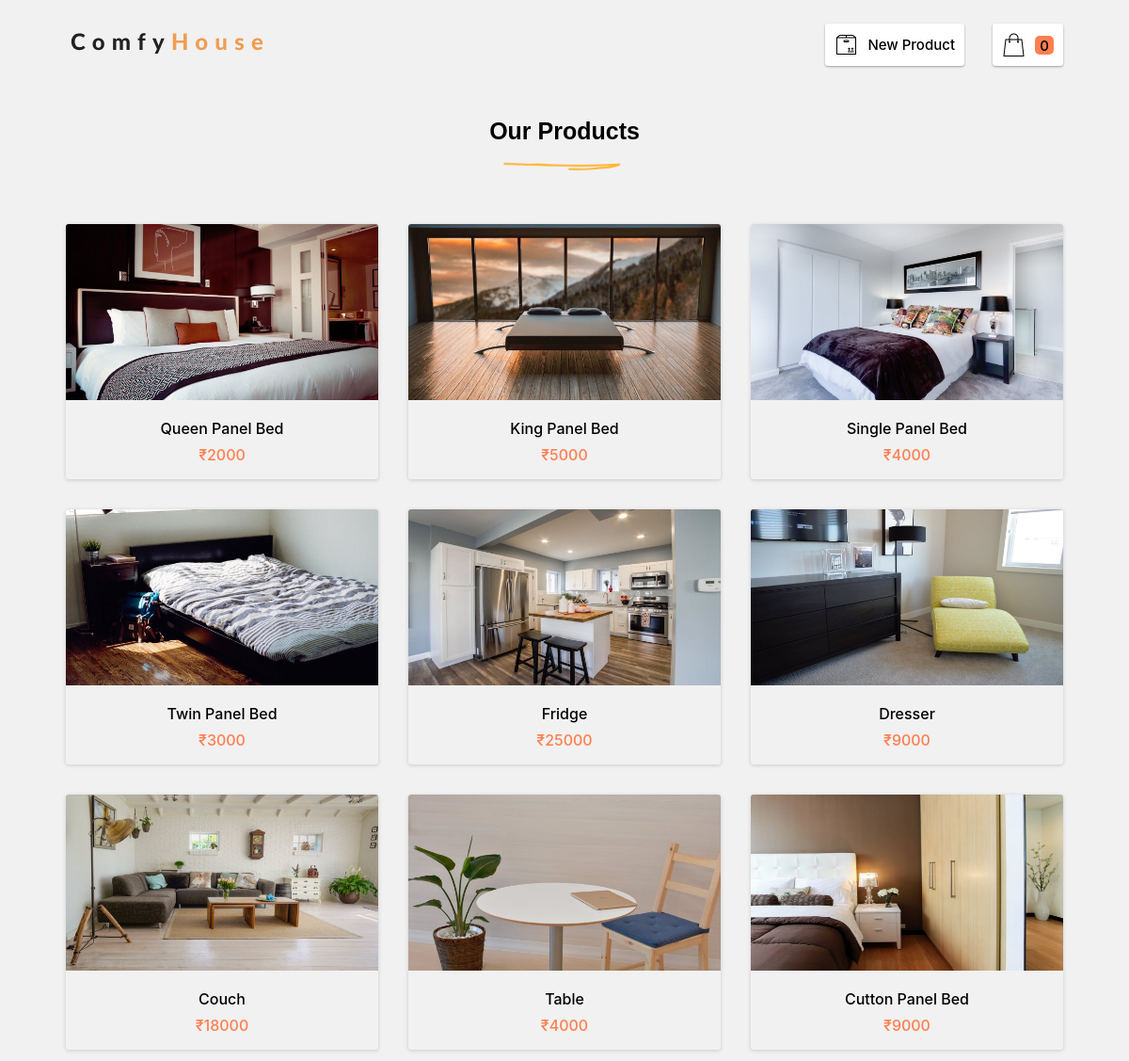
The page / on the database its author committed.
### tables this page shows
CREATE TABLE `product` (
  `ID` int(11) NOT NULL,
  `P_Code` int(255) NOT NULL,
  `P_Img` varchar(255) NOT NULL,
  `P_Name` varchar(50) NOT NULL,
  `P_Qty` int(255) NOT NULL,
  `P_Price` int(255) NOT NULL,
  `Is_Created` datetime NOT NULL DEFAULT current_timestamp()
);

### index.php (the view, shortened to what this page needs)
<?php
$conn = new Database();
$db = $conn->connect();
$sql = "SELECT * FROM cart";
$stmt = $db->prepare($sql);
$stmt->execute();
$cart__count = $stmt->rowCount();
$sql_1 = "SELECT * FROM product";
$stmt_1 = $db->query($sql_1);
$product = $stmt_1->fetchAll();
?>
<!DOCTYPE html>
<html lang="en">
<head>
    <link rel="stylesheet" href="assets/css/index.css?<?php echo time(); ?>">
    <link rel="stylesheet" href="assets/font/css/all.css">
</head>
<body>
    <div class="shopping__cart">
        <div class="logo">
            <img src="assets/img/logo.svg" alt="">
        </div>
        <div class="flex__cart">
            <a href="view/newProduct.view.php">
                <div class="add__product">
                    <img src="assets/img/product.gif" alt="">
                    <div class="tag">New Product</div>
                </div>
            </a>
            <div class="cart" onclick="toggle();">
                <img src="assets/img/cart.gif" alt="">
                <div class="cart__num"><?php echo $cart__count ?></div>
            </div>
        </div>
    </div>
    <div class="titles">
        <div class="title">Our Products</div>
        <img src="assets/img/line-1.gif" alt="" width="150px">
    </div>
    <div class="product__container">
        <div class="grid">
            <?php foreach ($product as $productItem) { ?>
                <div class="product__box">
                    <img src="assets/store/<?php echo $productItem['P_Img'] ?>" alt="" class="product__img">
                    <div class="product__name"><?php echo $productItem['P_Name']; ?></div>
                    <div class="product__price">₹<?php echo $productItem['P_Price']; ?></div>
                </div>
            <?php } ?>
        </div>
    </div>
</body>
</html>

### Assets/css/index.css (style rules this page uses)
* { margin: 0; padding: 0; box-sizing: border-box; }
body { font-family: -apple-system, BlinkMacSystemFont, 'Segoe UI', Roboto, Oxygen, Ubuntu, Cantarell, 'Open Sans', 'Helvetica Neue', sans-serif; background: #f1f1f1; }
a { text-decoration: none; }
.logo { padding: 0 20px; }
.shopping__cart { max-width: 1130px; margin: 10px auto; padding: 0 20px; display: flex; justify-content: space-between; align-items: center; z-index: 9999; transition: all 0.7s ease; }
.flex__cart { display: flex; z-index: 9999; background-color: #f1f1f1; padding: 15px; border-radius: 3px; box-shadow: none; transition: all 0.7s ease; }
.add__product, .cart { display: flex; background-color: #fff; }
.add__product, .cart { padding: 10px; border-radius: 3px; box-shadow: rgba(0, 0, 0, 0.12) 0px 1px 3px, rgba(0, 0, 0, 0.24) 0px 1px 2px; cursor: pointer; }
.add__product { margin-right: 30px; }
.tag, .cart__num { font-size: 15px; font-weight: 500; margin-left: 10px; margin-top: 3px; color: #000; }
.cart__num { background-color:coral; text-align: center; padding: 3px; border-radius: 5px; width: 20px; height: 20px; line-height: 15px; }
.add__product img, .cart img { width: 25px; object-fit: contain; }
.titles { padding: 30px 0 30px 0; text-align: center; width: 450px; margin: 0 auto; }
.title { font-size: 25px; font-weight: 700; font-family: "Spartan",sans-serif; }
.product__container { position: relative; margin-bottom: 2rem; }
.grid { display: grid; grid-template-columns: repeat(3,1fr); grid-gap: 2em; max-width: 1100px; margin: 0 auto; padding: 0 20px; }
.product__box { border-radius: 3px; position: relative; box-shadow: rgba(0, 0, 0, 0.16) 0px 1px 4px; }
.product__img { width: 100%; height: 187px; border-radius: 3px 3px 0 0; }
.product__name, .product__price { text-align: center; font-size: 16px; font-weight: 500; text-transform: capitalize; }
.product__name { margin-top: 1rem; }
.product__price { margin: .5rem 0 1rem 0; color: coral; }

### rows shown on the page
product: P_Img (picture), P_Name "Queen Panel Bed", P_Price "2000"
product: P_Img (picture), P_Name "King Panel Bed", P_Price "5000"
product: P_Img (picture), P_Name "Single Panel Bed", P_Price "4000"
product: P_Img (picture), P_Name "Twin Panel Bed", P_Price "3000"
product: P_Img (picture), P_Name "Fridge", P_Price "25000"
product: P_Img (picture), P_Name "Dresser", P_Price "9000"
product: P_Img (picture), P_Name "Couch", P_Price "18000"
product: P_Img (picture), P_Name "Table", P_Price "4000"
product: P_Img (picture), P_Name "Cutton Panel Bed", P_Price "9000"

### other values the page prints
$cart__count "0"
